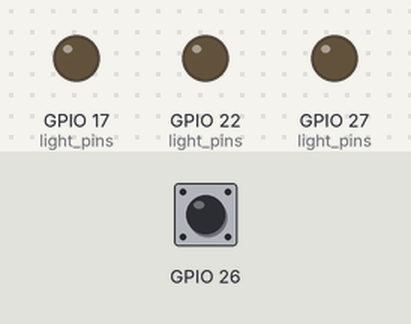
Bench run of a program on a simulated Raspberry Pi (BCM pin numbers). Parts: output pins drawn as LEDs (lit = HIGH). The test bench sets the inputs (shaded band); at power-on: GPIO 26 HIGH.

Above: at 1.2 s.
1.3 s: GPIO 26 pulled LOW for 0.15 s
At 2.4 s:
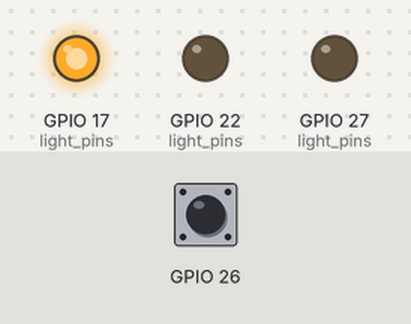
2.9 s: GPIO 26 pulled LOW for 1 s
At 3.6 s:
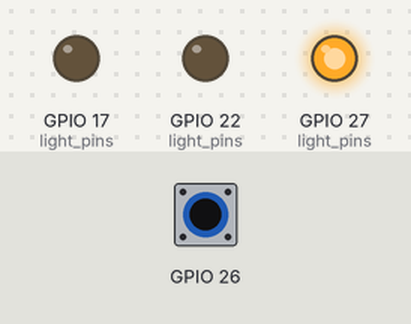
5.4 s: GPIO 26 pulled LOW for 0.15 s
At 6.6 s:
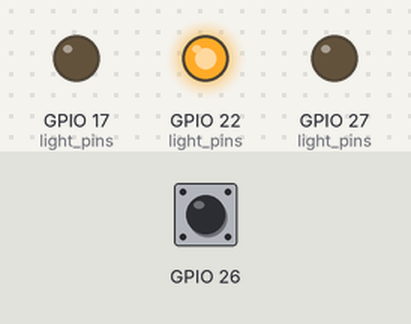
7.0 s: GPIO 26 pulled LOW for 3.2 s
At 8.0 s:
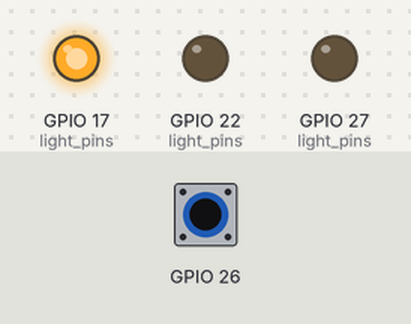
Timing chart, 0 to 10.0 s (numbered marks = the images above; inputs shaded):
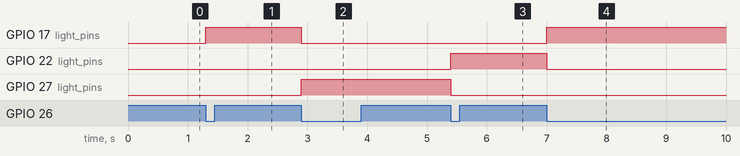

Measured:
- after the input at 1.3 s, GPIO 17 (light_pins): LOW → HIGH at once
- after the input at 2.9 s, GPIO 17 (light_pins): HIGH → LOW at once; GPIO 27 (light_pins): LOW → HIGH at once
- after the input at 5.4 s, GPIO 22 (light_pins): LOW → HIGH at once; GPIO 27 (light_pins): HIGH → LOW at once
- after the input at 7.0 s, GPIO 17 (light_pins): LOW → HIGH at once; GPIO 22 (light_pins): HIGH → LOW at once

The program:

s07_03_ArbitraryButtonControl.py
```python
from gpiozero import LED, Button
from signal import pause
from typing import List

class LightSequencer:
    def __init__(self, light_pins: List[int], button_pin: int = 26):
        self.button = Button(button_pin)
        self.lights = [LED(pin) for pin in light_pins]
        self.current_index = 0
        self.button.when_pressed = self.switch_lights

    def switch_lights(self):
        [light.off() for light in self.lights]
        self.lights[self.current_index].on()
        self.current_index = (self.current_index + 1) % len(self.lights)

    def run(self):
        pause()

if __name__ == '__main__':
    sequencer = LightSequencer(light_pins=[17, 27, 22])
    sequencer.run()
```
